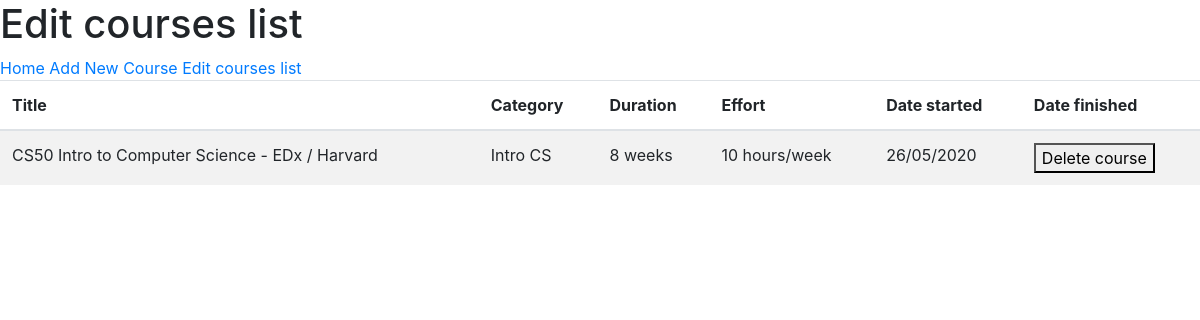
The page /edit on the database as committed earlier.
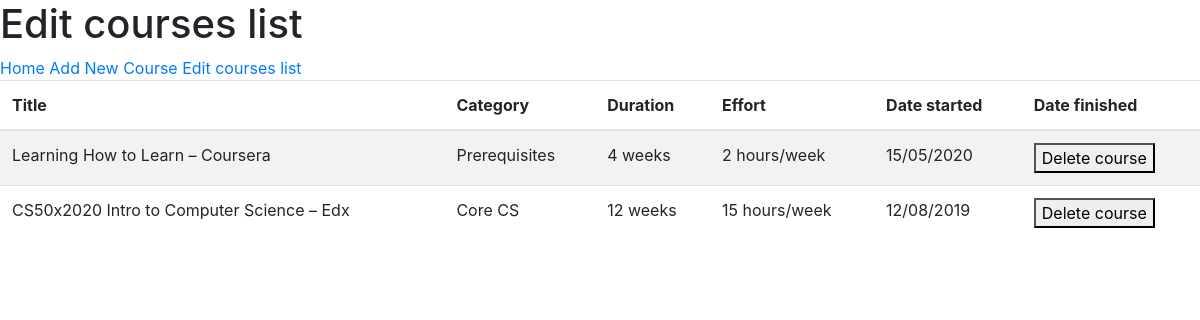
The same page on the database as committed later.
### tables this page shows
CREATE TABLE 'courses' (
  'id' INTEGER PRIMARY KEY AUTOINCREMENT NOT NULL,
  'title' VARCHAR(255),
  'category' VARCHAR(255),
  'duration' INTEGER,
  'effort' INTEGER,
  'started' DATE DEFAULT (strftime ('%d/%m/%Y', 'now', 'localtime')),
  'ended' – DATE DEFAULT (strftime ('%d/%m/%Y', 'now', 'localtime'))
);

### application.py (the view)
@app.route("/edit", methods=["GET", "POST"])
def edit():
    rows = db.execute("SELECT * FROM courses ORDER BY started DESC;")
    for row in rows:
        id = row["id"]
    if request.method == "GET":
        return render_template("edit.html", rows=rows)
    else:
        db.execute("DELETE FROM courses WHERE id=:id;", id=id)
        return redirect("/")

### templates/edit.html
{% extends "layout.html" %}
{% block pagetitle %}
    <h1>Edit courses list</h1>
{% endblock %}
{% block body %}
    <table class="table table-striped">
        <thead>
            <th>Title</th><th>Category</th><th>Duration</th><th>Effort</th><th>Date started</th><th>Date finished</th>
        </thead>
        <tbody>
        {% for row in rows %}
            <tr>
                <td>{{ row["title"] }}</td><td>{{ row["category"] }}</td>
                <td>{{ row["duration"] }} weeks</td><td>{{ row["effort"] }} hours/week</td><td>{{ row["started"] }}</td>
                <td><form action="/edit" method="post"><button type="submit" value="Submit">Delete course</button></form></td>
            </tr>
        {% endfor %}
        </tbody>
    </table>
{% endblock %}

Rows that differ between the two databases and show on the page:
added courses: title "Learning How to Learn – Coursera", category "Prerequisites", duration "4", effort "2", started "15/05/2020"
changed courses: title "CS50 Intro to Computer Science - EDx / Harvard" → "CS50x2020 Intro to Computer Science – Edx"; category "Intro CS" → "Core CS"; duration "8" → "12"; effort "10" → "15"; started "26/05/2020" → "12/08/2019"
